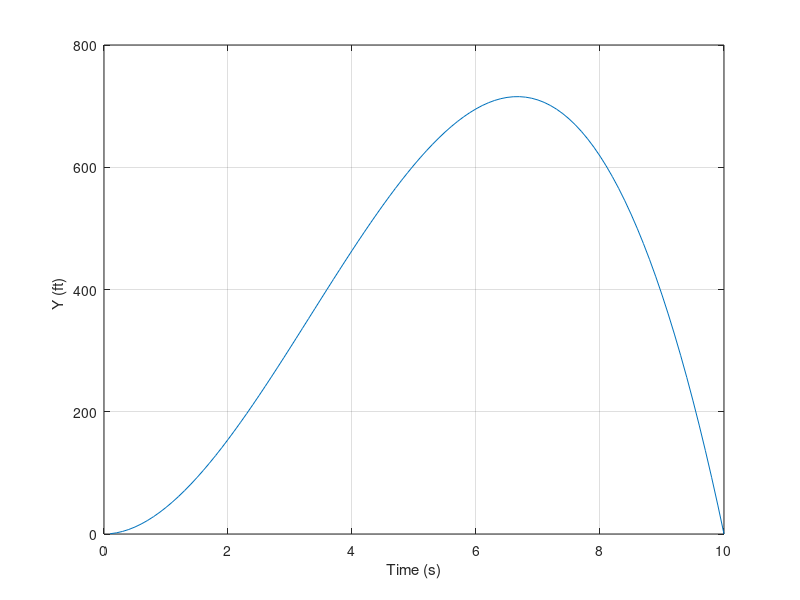
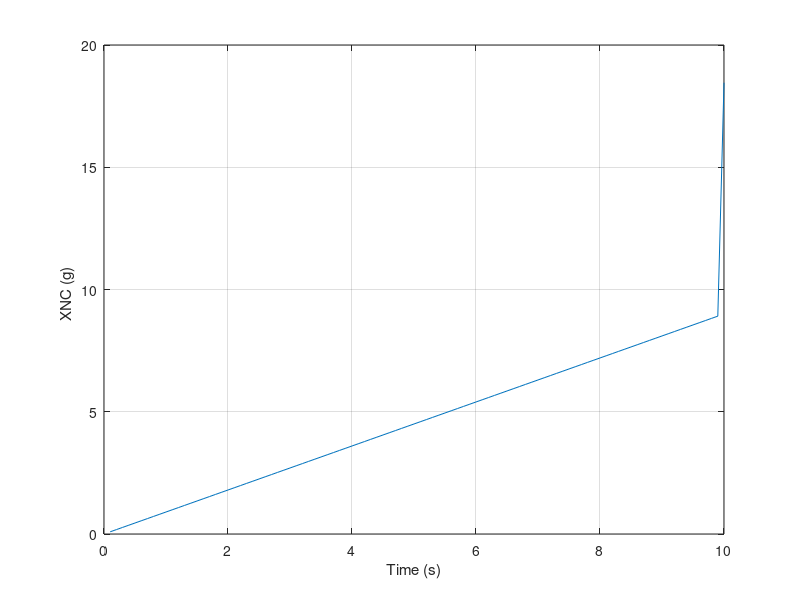
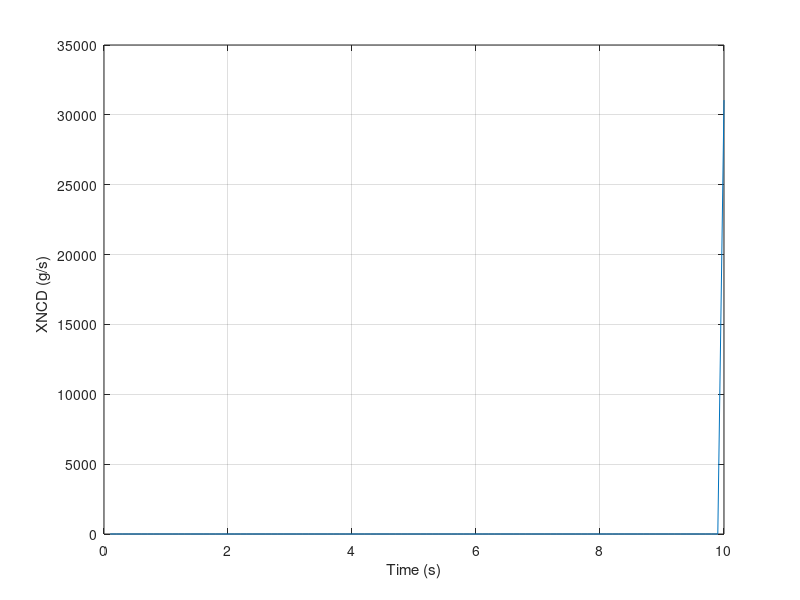
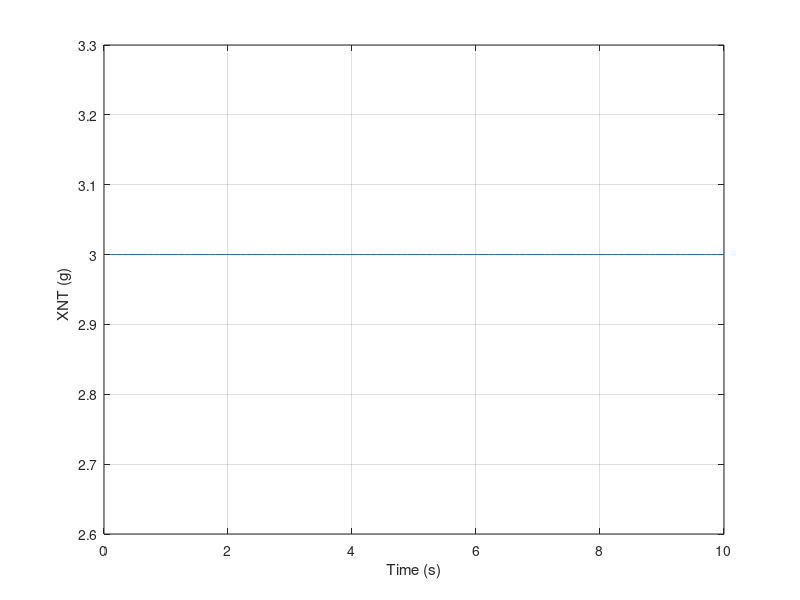

These figures' MATLAB source, in order:
clear
count=0;
QPN=1;
IMVR=1;
VC=4000.;
Y=0.;
VM=3000.;
XNTIC=96.6;
HEDEG=0.;
W=3.;
TF=10.;
XNP=3.;
XNPP=10.;
XNCDLIM=999999.;
YD=-VM*HEDEG/57.3;
T=0.;
H=.001;
S=0.;
XNC=XNP*YD/TF;
J=0.;
while T<=(TF - 1e-5)
    YOLD=Y;
    YDOLD=YD;
    XNCOLD=XNC;
    JOLD=J;
    STEP=1;
    FLAG=0;
    while STEP <=1
        if FLAG==1
            Y=Y+H*YD;
            YD=YD+H*YDD;
            XNC=XNC+H*XNCD;
            J=J+H*JD;
            T=T+H;
            STEP=2;
        end
        TGO=TF-T+.00001;
        if IMVR==1
            XNT=XNTIC;
        else
            if sin(W*T)>0.
                XNT=XNTIC;
            end
            if sin(W*T)<=0
                XNT=-XNTIC;
            end
        end
        YDD=XNT-XNC;
        if QPN==1
            XNCD=2.*XNP*(Y+YD*TGO+.5*YDD*TGO*TGO)/TGO^3;
        else
            XNCD=XNPP*(Y+YD*TGO+.5*YDD*TGO*TGO)/TGO^3;
        end
        if XNCD>XNCDLIM
            XNCD=XNCDLIM;
        end
        if XNCD<-XNCDLIM
            XNCD=-XNCDLIM;
        end
        JD=XNCD^2;
        FLAG=1;
    end
    FLAG=0;
    Y=.5*(YOLD+Y+H*YD);
    YD=.5*(YDOLD+YD+H*YDD);
    XNC=.5*(XNCOLD+XNC+H*XNCD);
    J=.5*(JOLD+J+H*JD);
    S=S+H;
	if S>=.09999
        S=0.;
        count=count+1;
        ArrayT(count)=T;
        ArrayY(count)=Y;
        ArrayXNCG(count)=XNC/32.2;
        ArrayXNCDG(count)=XNCD/32.2;
        ArrayXNTG(count)=XNT/32.2;
	end
end
figure
plot(ArrayT,ArrayY),grid
xlabel('Time (s)')
ylabel('Y (ft)  ')
figure
plot(ArrayT,ArrayXNCG),grid
xlabel('Time (s)')
ylabel('XNC (g)  ')
figure
plot(ArrayT,ArrayXNCDG),grid
xlabel('Time (s)')
ylabel('XNCD (g/s)  ')
figure
plot(ArrayT,ArrayXNTG),grid
xlabel('Time (s)')
ylabel('XNT (g)  ')
clc
output=[ArrayT',ArrayY',ArrayXNCG',ArrayXNCDG',ArrayXNTG'];
save datfil.txt output -ascii
disp 'simulation finished'
Y
